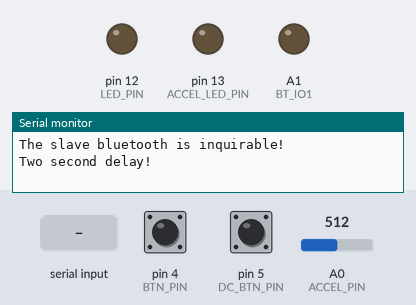
Bench run of a sketch on a simulated Arduino Uno, built with avr-gcc and run on an emulated ATmega328P. On the bench: output pins drawn as LEDs (lit = HIGH), the last lines printed to the serial monitor. Dashed ring = blinking. Inputs (shaded band) come from the test bench; at power-on: pin 5 (DC_BTN_PIN) HIGH, A0 (ACCEL_PIN) = 512, pin 4 (BTN_PIN) HIGH.

Above: at 5.2 s.
5.3 s: "a" received over the second serial link
At 5.42 s:
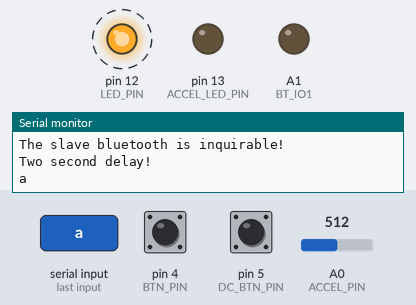
8.3 s: pin 5 (DC_BTN_PIN) pulled LOW for 0.15 s
At 8.93 s:
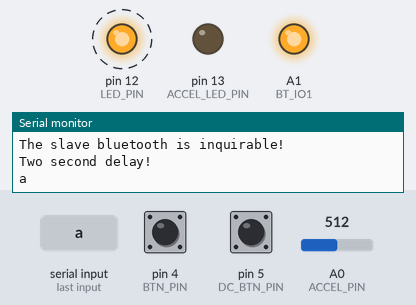
11.3 s: A0 (ACCEL_PIN) set to 707
14.3 s: A0 (ACCEL_PIN) set to 742
At 14.7 s:
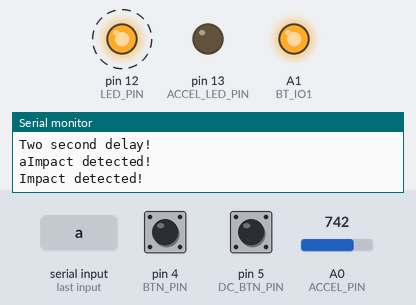
17.3 s: pin 5 (DC_BTN_PIN) pulled LOW for 3.2 s
At 17.9 s:
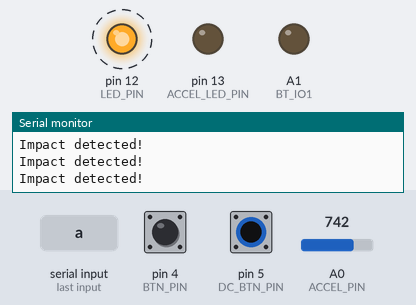
Timing chart, 0 to 23.0 s (numbered marks = the images above; inputs shaded):
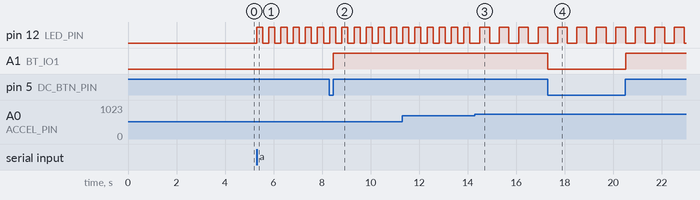

The sketch:

Slave.ino
```cpp
/*
    Bluetooth communication code

    Author: Josh Gleason
*/


/* Upload this sketch into Seeeduino and press reset*/

#include <SoftwareSerial.h>   //Software Serial Port

const int BTN_PIN = 4;
const int DC_BTN_PIN = 5;
const int BT_RXD = 6;
const int BT_TXD = 7;
const int BT_IO1 = A1;
const int LED_PIN = 12;
const int ACCEL_LED_PIN = 13;
const int ACCEL_PIN = A0;

// Blink interval in milliseconds
const int interval = 250;

#define DEBUG_ENABLED  1

// Global variables
SoftwareSerial blueToothSerial(BT_RXD, BT_TXD);

int btnState;
int prevBtnState;

int dcBtnState;
int prevDcBtnState;

double refVolt;
const double voltThresh = 0.016 * 65; // 30g
void setup()
{
    Serial.begin(9600);

    // Set pin modes
    pinMode(BT_RXD, INPUT);
    pinMode(BT_TXD, OUTPUT);
    pinMode(BT_IO1, OUTPUT);
    pinMode(LED_PIN, OUTPUT);
    pinMode(ACCEL_LED_PIN, OUTPUT);
    pinMode(BTN_PIN, INPUT);
    pinMode(DC_BTN_PIN, INPUT);

    digitalWrite(BT_IO1, LOW);

    // initialize bluetooth
    setupBlueToothConnection();

    // Get initial states of buttons
    btnState = prevBtnState = digitalRead(BTN_PIN);
    dcBtnState = prevDcBtnState = digitalRead(DC_BTN_PIN);

    // rely on delay from bluetooth setup
    int temp = analogRead(ACCEL_PIN);
    refVolt = temp / 1024.0 * 5;
}

void loop()
{
    static long previousMillis = 0;
    static int ledState = LOW;
    static bool ledEnabled = false;

    unsigned long currentMillis = millis();

    // Process Bluetooth ///////////////////////////////
    char recvChar;
    if(blueToothSerial.available()){//check if there's any data sent from the remote bluetooth shield
        recvChar = blueToothSerial.read();
        // remove leading bit (dont know why it's there)
        unsigned char x = 0x7F;
        char val = (char)((unsigned char)(recvChar) & x);
        Serial.print(val);

        if ( val == 'a' ) {
            ledEnabled = !ledEnabled;
            // turn off LED
            if ( ledState == HIGH ) {
                ledState = LOW;
                digitalWrite(LED_PIN, ledState);
            }
        }
    }
    if(Serial.available()){//check if there's any data sent from the local serial terminal, you can add the other applications here
        recvChar  = Serial.read();
        unsigned char x = 0x80;
        char y = (char)((unsigned char)recvChar | x);
        blueToothSerial.print(recvChar);
    }

    // Process button presses ////////////////////////////
    btnState = digitalRead(BTN_PIN);
    dcBtnState = digitalRead(DC_BTN_PIN);

    if( prevBtnState == LOW && btnState == HIGH ) { // button pressed
        blueToothSerial.println("Button 1 Pressed");
    }

    if ( prevDcBtnState == LOW && dcBtnState == HIGH ) { // D/C Bluetooth button pressed
        blueToothSerial.println("Button 2 Pressed");
        digitalWrite(BT_IO1, HIGH);
    } else if ( prevDcBtnState == HIGH && dcBtnState == LOW ) {
        digitalWrite(BT_IO1, LOW);
    }

    prevDcBtnState = dcBtnState;
    prevBtnState = btnState;

    // Process LED blinking ///////////////////////////////
    if ( ledEnabled ) {
        // blink the LED.
        if(currentMillis - previousMillis > interval) {
            // save the last time you blinked the LED
            previousMillis = currentMillis;

            // if the LED is off turn it on and vice-versa:
            if (ledState == LOW)
                ledState = HIGH;
            else
                ledState = LOW;

            // set the LED with the ledState of the variable:
            digitalWrite(LED_PIN, ledState);
        }
    }

    // Read Accelerometer
    int temp = analogRead(ACCEL_PIN);
    double volts = (temp / 1024.0 * 5.0);
    if ( fabs(volts - refVolt) > voltThresh ) {
        Serial.println("Impact detected!");
        delay(200);
    }

}

void setupBlueToothConnection()
{
    blueToothSerial.begin(38400); //Set BluetoothBee BaudRate to default baud rate 38400
    blueToothSerial.print("\r\n+STWMOD=0\r\n"); //set the bluetooth work in slave mode
    blueToothSerial.print("\r\n+STNA=ARCNS\r\n"); //set the bluetooth name as "SeeedBTSlave"
    blueToothSerial.print("\r\n+STOAUT=1\r\n"); // Permit Paired device to connect me
    blueToothSerial.print("\r\n+STAUTO=0\r\n"); // Auto-connection should be forbidden here
    delay(2000); // This delay is required.
    blueToothSerial.print("\r\n+INQ=1\r\n"); //make the slave bluetooth inquirable
    Serial.println("The slave bluetooth is inquirable!");
    delay(2000); // This delay is required.
    Serial.println("Two second delay!");
    blueToothSerial.flush();
}
```

Measured:
- the behaviour switches between 724 and 725 on A0 (ACCEL_PIN) (found by bisection; images 2 and 3)
- after the input at 5.3 s, pin 12 (LED_PIN): alternates HIGH for 0.25 s and LOW for 0.25 s, starting at once
- after the input at 8.3 s, A1 (BT_IO1): LOW → HIGH after 0.16 s
- after the input at 14.3 s, pin 12 (LED_PIN): alternates HIGH for 0.40 s and LOW for 0.40 s, starting after 0.20 s
- after the input at 17.3 s, A1 (BT_IO1): HIGH → LOW at once, → HIGH 3.2 s later
